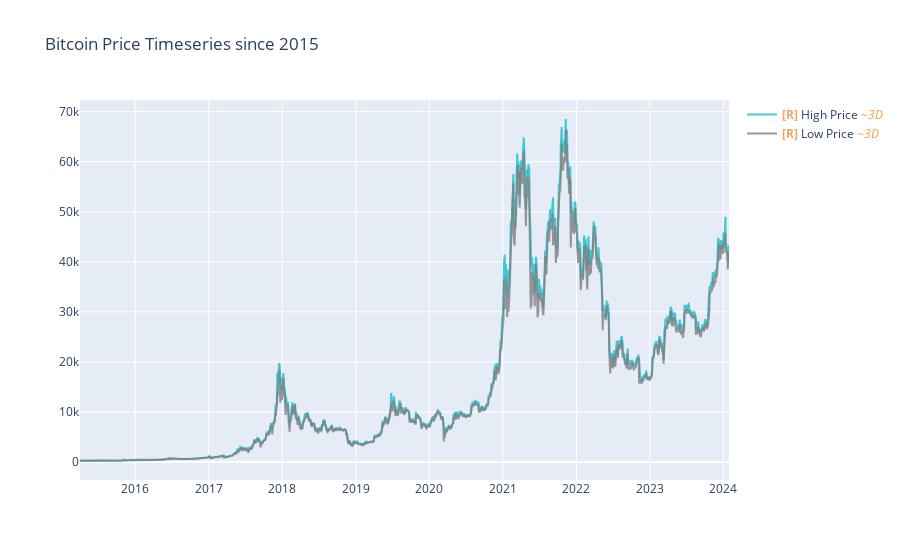

This figure's notebook cell:
### Code cell
# Closing prices overtime (a better view, also interactive)

import plotly.express as px
import plotly.graph_objs as go

btc_trace_high = go.Scatter(
    x=data_interpolated['Date'],
    y=data_interpolated['BTC_High'],
    name="High Price",
    line=dict(color='#17BECF'),
    opacity=0.8
)

btc_trace_low = go.Scatter(
    x=data_interpolated['Date'],
    y=data_interpolated['BTC_Low'],
    name="Low Price",
    line=dict(color='#7F7F7F'),
    opacity=0.8
)

data = [btc_trace_high, btc_trace_low]

start = '2015-04-02'
end = '2024-01-29'

layout = dict(
    title="Bitcoin Price Timeseries since 2015",
    xaxis=dict(range=[start, end])
)

fig = dict(data=data, layout=layout)

# Use show() from plotly.offline
from plotly.offline import iplot

iplot(fig, filename="Bitcoin price time series from 2015")

### Figure 1 — Plotly figure (JSON) as saved in the notebook; plotly's stock layout.template omitted (floating-point values rounded to 4 significant figures; data arrays with more than 128 entries replaced by an {"elided": "..."} marker saying what was removed)
{"data": [{"line": {"color": "#17BECF"}, "name": "<b style=\"color:sandybrown\">[R]</b> High Price <i style=\"color:#fc9944\">~3D</i>", "opacity": 0.8, "type": "scatter", "uid": "61bcc8ed-92eb-4f10-9f8f-129362d2843f", "x": {"elided": "1000 str values"}, "y": {"elided": "1000 float values"}}, {"line": {"color": "#7F7F7F"}, "name": "<b style=\"color:sandybrown\">[R]</b> Low Price <i style=\"color:#fc9944\">~3D</i>", "opacity": 0.8, "type": "scatter", "uid": "254c349c-ecab-4787-84d4-653ba20b8d55", "x": {"elided": "1000 str values"}, "y": {"elided": "1000 float values"}}], "layout": {"title": {"text": "Bitcoin Price Timeseries since 2015"}, "xaxis": {"range": ["2015-04-02", "2024-01-29"]}}}
